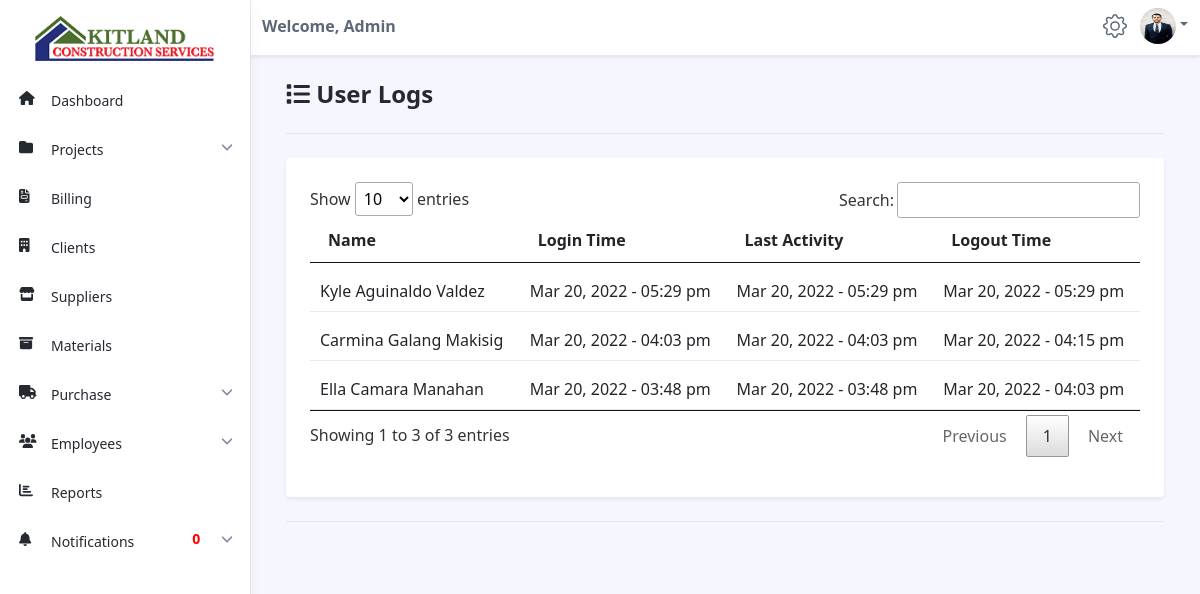
/admin/user-logs.php (signed in), run on an earlier commit of the app's database.
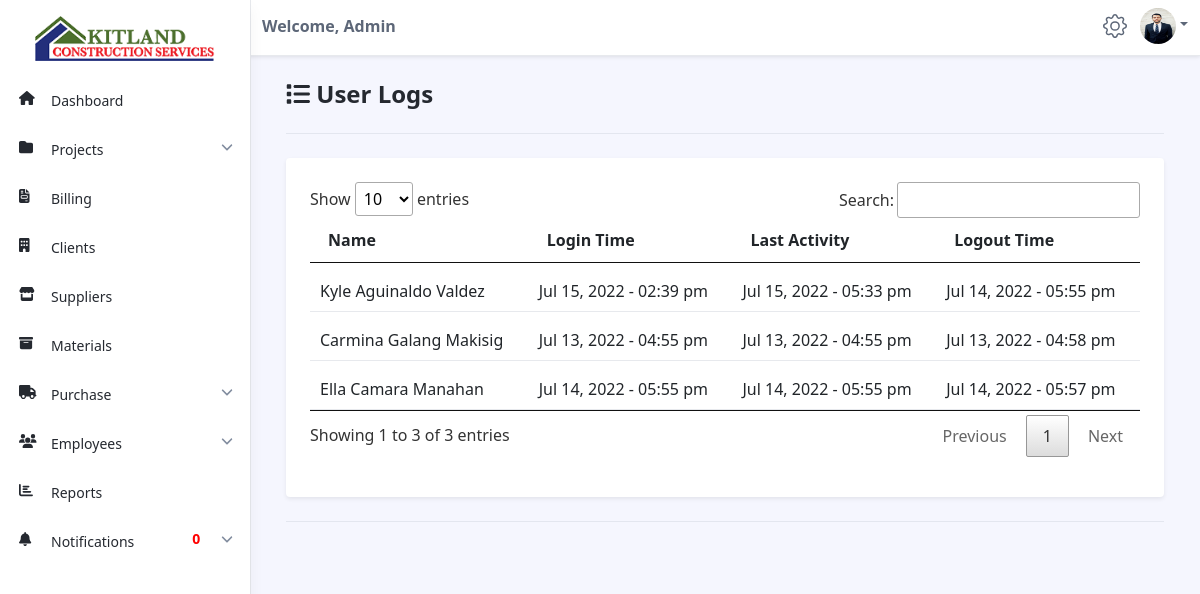
And on a later commit of the database.
### tables this page shows
CREATE TABLE `staffs` (
  `id` int(11) NOT NULL,
  `staff_id` varchar(255) NOT NULL,
  `full_name` varchar(255) NOT NULL,
  `birthday` date NOT NULL,
  `age` varchar(255) NOT NULL,
  `gender` varchar(255) NOT NULL,
  `address` varchar(255) NOT NULL,
  `contact` varchar(255) NOT NULL,
  `civil_status` varchar(255) NOT NULL,
  `profile` varchar(255) NOT NULL,
  `status` varchar(255) NOT NULL,
  `email` varchar(255) NOT NULL,
  `username` varchar(255) NOT NULL,
  `password` varchar(255) NOT NULL,
  `access` varchar(255) NOT NULL,
  `otp` varchar(255) NOT NULL,
  `date_added` date NOT NULL,
  `last_login` datetime NOT NULL,
  `last_activity` datetime NOT NULL,
  `last_logout` datetime NOT NULL
);

### admin/user-logs.php (the view, shortened to what this page needs)
<?php
include('../connections/config.php');
?>
<!DOCTYPE html>
<!DOCTYPE html>
<html lang="en">
<head>
    <link id="theme-style" rel="stylesheet" href="dataTables/jquery.dataTables.min.css">
    <link id="theme-style" rel="stylesheet" href="assets/css/portal.css">
    <link rel="stylesheet" href="../assets/css/style.css" />
</head>
<body class="app">
    <?php include('navbar.php'); ?>
    <div class="app-wrapper">
        <div class="app-content pt-3 p-md-3 p-lg-4">
            <div class="container-xl">
                <h1 class="app-page-title"><span class="nav-icon"><i class="fa fa-list"></i></span> User Logs</h1>
                <hr class="mb-4">
                <div class="row g-4 settings-section">
                    <div class="col-12 col-md-12">
                        <div class="app-card app-card-settings shadow-sm p-4">
                            <div class="app-card-body">
                                <form class="settings-form">
                                    <div class="mb-3">
                                        <table id="myTable" class="table app-table-hover mb-0 text-left">
                                            <thead>
                                                <tr>
                                                    <th class="cell">Name</th>
                                                    <th class="cell">Login Time</th>
                                                    <th class="cell">Last Activity</th>
                                                    <th class="cell">Logout Time</th>
                                                </tr>
                                            </thead>
                                            <tbody>
                                                <?php
                                                $sql = "SELECT * FROM staffs WHERE last_login != '0000-00-00 00:00:00'";
                                                $result = mysqli_query($conn, $sql);
                                                $count = mysqli_num_rows($result);
                                                if ($count > 0) {
                                                    while ($row = mysqli_fetch_assoc($result)) {
                                                        $full_name = $row['full_name'];
                                                        $last_login = $row['last_login'];
                                                        $login = date("M d, Y - h:i a", strtotime($last_login));
                                                        $last_activity = $row['last_activity'];
                                                        $activity = date("M d, Y - h:i a", strtotime($last_activity));
                                                        $last_logout = $row['last_logout'];
                                                        $logout = date("M d, Y - h:i a", strtotime($last_logout));
                                                ?>
                                                        <tr>
                                                            <td class="cell" style="padding-top: 1em"><?php echo $full_name; ?></td>
                                                            <td class="cell" style="padding-top: 1em"><?php echo $login; ?></td>
                                                            <td class="cell" style="padding-top: 1em"><?php echo $activity; ?></td>
                                                            <td class="cell" style="padding-top: 1em"><?php echo $logout; ?></td>
                                                        </tr>
                                                <?php
                                                    }
                                                } else {
                                                    echo "<script>alert('No User Logs Found!')</script>";
                                                }
                                                ?>
                                            </tbody>
                                        </table>
                                    </div>
                                </form>
                            </div>
                        </div>
                    </div>
                </div>
                <hr class="my-4">
            </div>
        </div>
    </div>
</body>
</html>

### admin/navbar.php (shortened to what this page needs)
<!DOCTYPE html>
<html lang="en">
<head>
</head>
<body>
	<header class="app-header fixed-top">
		<div class="app-header-inner">
			<div class="container-fluid py-2">
				<div class="app-header-content">
					<div class="row justify-content-between align-items-center">
						<div class="col-auto">
							<span style="font-weight:bold">Welcome, <?php echo $_SESSION['access']; ?></span>
						</div>
						<div class="app-utilities col-auto">
							<div class="app-utility-item app-user-dropdown dropdown">
								<a class="dropdown" id="user-dropdown-toggle" data-toggle="dropdown" href="#" role="button" aria-expanded="false">
									<span><a href="settings.php">
										</span>
								</a> &nbsp
								<div class="app-utility-item app-user-dropdown dropdown">
									<a class="dropdown-toggle" id="user-dropdown-toggle" data-toggle="dropdown" href="#" role="button" aria-expanded="false">
										<img src="../staff_images/<?php echo $_SESSION['profile']; ?>" alt="" srcset="" style="border-radius: 50%"></a>
								</div>
							</div>
						</div>
					</div>
				</div>
			</div>
			<?php include('admin-sidebar.php'); ?>
	</header>
</body>
</html>

### admin/admin-sidebar.php (shortened to what this page needs)
<!DOCTYPE html>
<html lang="en">
<head>
</head>
<body>
	<div id="app-sidepanel" class="app-sidepanel">
		<div class="sidepanel-inner d-flex flex-column">
			<div class="app-branding">
				<a class="app-logo" href="dashboard.php"><img src="../assets/images/kcs.png" style="height:45px; "></a>
			</div>
			<nav id="app-nav-main" class="app-nav app-nav-main flex-grow-1">
				<ul class="app-menu list-unstyled accordion" id="menu-accordion">
					<li class="nav-item">
						<a class="nav-link <?php if ($page == 'dashboard') {
												echo 'active';
											} ?>" href="dashboard.php">
							<span class="nav-icon"><i class="fa fa-home"></i></span>
							<span class="nav-link-text">Dashboard</span>
						</a>
					</li>
					<li class="nav-item has-submenu">
						<a class="nav-link submenu-toggle <?php if ($page == 'project' or $page == 'payable' or $page == 'receivable') {
																echo 'active';
															} ?>" href="#" data-toggle="collapse" data-target="#submenu-2" aria-expanded="<?php if ($page == 'project' or $page == 'payable' or $page == 'receivable') {
																																				echo 'true';
																																			} ?>" aria-controls="submenu-2">
							<span class="nav-icon"><i class="fas fa-folder"></i></span>
							<span class="nav-link-text ">Projects</span>
							<span class="submenu-arrow"><i class="fa fa-angle-down"></i></span>
						</a>
					</li>
					<li class="nav-item">
						<a class="nav-link <?php if ($page == 'invoice') {
												echo 'active';
											} ?>" href="invoice.php">
							<span class="nav-icon"><i class="fas fa-file-invoice"></i></span>
							<span class="nav-link-text">Billing</span>
						</a>
					</li>
					<li class="nav-item">
						<a class="nav-link <?php if ($page == 'client') {
												echo 'active';
											} ?>" href="manage-clients.php">
							<span class="nav-icon"><i class="fa fa-building"></i></span>
							<span class="nav-link-text">Clients</span>
						</a>
					</li>
					<li class="nav-item">
						<a class="nav-link <?php if ($page == 'supplier') {
												echo 'active';
											} ?>" href="manage-suppliers.php">
							<span class="nav-icon"><i class="fa fa-store"></i></span>
							<span class="nav-link-text">Suppliers</span>
						</a>
					</li>
					<li class="nav-item">
						<a class="nav-link <?php if ($page == 'material') {
												echo 'active';
											} ?>" href="manage-materials.php">
							<span class="nav-icon"><i class="fas fa-archive"></i></span>
							<span class="nav-link-text">Materials</span>
						</a>
					</li>
					<li class="nav-item has-submenu">
						<a class="nav-link submenu-toggle <?php if ($page == 'receive' or $page == 'return' or $page == 'purchase') {
																echo 'active';
															} ?>" href="#" data-toggle="collapse" data-target="#submenu-5" aria-expanded="<?php if ($page == 'receive' or $page == 'return' or $page == 'purchase') {
																																				echo 'true';
																																			} ?>" aria-controls="submenu-5">
							<span class="nav-icon"><i class="fa fa-truck"></i></span>
							<span class="nav-link-text">Purchase</span>
							<span class="submenu-arrow"><i class="fa fa-angle-down"></i></span>
						</a>
					</li>
					<li class="nav-item has-submenu">
						<a class="nav-link submenu-toggle <?php if ($page == 'worker' or $page == 'staff') {
																echo 'active';
															} ?>" href="#" data-toggle="collapse" data-target="#submenu-6" aria-expanded="<?php if ($page == 'worker' or $page == 'staff') {
																																				echo 'true';
																																			} ?>" aria-controls="submenu-6">
							<span class="nav-icon"><i class="fa fa-users"></i></span>
							<span class="nav-link-text">Employees</span>
							<span class="submenu-arrow"><i class="fa fa-angle-down"></i></span>
						</a>
					</li>
					<li class="nav-item">
						<a class="nav-link <?php if ($page == 'report') {
												echo 'active';
											} ?>" href="client-reports.php">
							<span class="nav-icon"><i class="fas fa-chart-bar"></i></span>
							<span class="nav-link-text">Reports</span>
						</a>
					</li>
						<?php
							$sql = "SELECT * FROM orders WHERE notification_status = '0' AND status != 'Received'";
							$result = mysqli_query($conn, $sql);
							$orders = mysqli_num_rows($result);
							$sql = "SELECT * FROM payments WHERE notification_status = '0'";
							$result = mysqli_query($conn, $sql);
							$payments = mysqli_num_rows($result);
							$total = $payments + $orders;
						?>
					<li class="nav-item has-submenu">
						<a class="nav-link submenu-toggle <?php if ($page == 'notifications') {
																echo 'active';
															} ?>" href="#" data-toggle="collapse" data-target="#submenu-7" aria-expanded="<?php if ($page == 'notifications') {
																																				echo 'true';
																																			} ?>" aria-controls="submenu-7">
							<span class="nav-icon"><i class="fa fa-bell"></i></span>
							<span class="nav-link-text">Notifications</span>
							<span class="submenu-arrow"><span class="fw-bold" style="color:red; padding-right:1rem"><?php echo $total;?></span> <i class="fa fa-angle-down"></i></span>
						</a>
					</li>
				</ul>
			</nav>
		</div>
	</div>
</body>
</html>

### assets/css/style.css (style rules this page uses)
* { -webkit-user-select: none; -moz-user-select: none; -ms-user-select: none; user-select: none; }

What changed in the data, as far as the page shows it:
changed staffs "Kyle Aguinaldo Valdez": last_login "Mar 20, 2022 - 05:29 pm" → "Jul 15, 2022 - 02:39 pm"; last_activity "Mar 20, 2022 - 05:29 pm" → "Jul 15, 2022 - 05:33 pm"; last_logout "Mar 20, 2022 - 05:29 pm" → "Jul 14, 2022 - 05:55 pm"
changed staffs "Carmina Galang Makisig": last_login "Mar 20, 2022 - 04:03 pm" → "Jul 13, 2022 - 04:55 pm"; last_activity "Mar 20, 2022 - 04:03 pm" → "Jul 13, 2022 - 04:55 pm"; last_logout "Mar 20, 2022 - 04:15 pm" → "Jul 13, 2022 - 04:58 pm"
changed staffs "Ella Camara Manahan": last_login "Mar 20, 2022 - 03:48 pm" → "Jul 14, 2022 - 05:55 pm"; last_activity "Mar 20, 2022 - 03:48 pm" → "Jul 14, 2022 - 05:55 pm"; last_logout "Mar 20, 2022 - 04:03 pm" → "Jul 14, 2022 - 05:57 pm"
